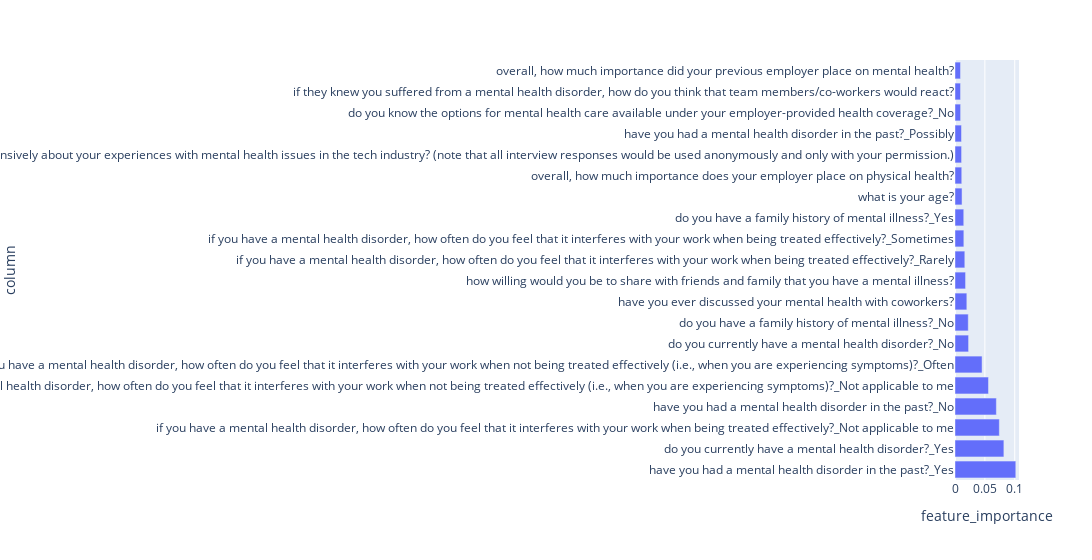

The cell this chart's notebook holds for it:
### Code cell
fig = px.bar(feat_imp_df[:20], x='feature_importance', y='column', orientation='h')
fig.update_layout(width=2400)
fig.show()

### Figure 1 — Plotly figure (JSON) as saved in the notebook; plotly's stock layout.template omitted (floating-point values rounded to 4 significant figures)
{"data": [{"alignmentgroup": "True", "hovertemplate": "feature_importance=%{x}<br>column=%{y}<extra></extra>", "legendgroup": "", "marker": {"color": "#636efa"}, "name": "", "offsetgroup": "", "orientation": "h", "showlegend": false, "textposition": "auto", "type": "bar", "x": [0.1018, 0.08182, 0.07421, 0.06923, 0.05603, 0.04534, 0.02274, 0.02221, 0.01982, 0.01765, 0.01644, 0.01482, 0.01466, 0.01179, 0.0113, 0.011, 0.01088, 0.009399, 0.009255, 0.009229], "xaxis": "x", "y": ["have you had a mental health disorder in the past?_Yes", "do you currently have a mental health disorder?_Yes", "if you have a mental health disorder, how often do you feel that it interferes with your work when being treated effectively?_Not applicable to me", "have you had a mental health disorder in the past?_No", "if you have a mental health disorder, how often do you feel that it interferes with your work when not being treated effectively (i.e., when you are experiencing symptoms)?_Not applicable to me", "if you have a mental health disorder, how often do you feel that it interferes with your work when not being treated effectively (i.e., when you are experiencing symptoms)?_Often", "do you currently have a mental health disorder?_No", "do you have a family history of mental illness?_No", "have you ever discussed your mental health with coworkers?", "how willing would you be to share with friends and family that you have a mental illness?", "if you have a mental health disorder, how often do you feel that it interferes with your work when being treated effectively?_Rarely", "if you have a mental health disorder, how often do you feel that it interferes with your work when being treated effectively?_Sometimes", "do you have a family history of mental illness?_Yes", "what is your age?", "overall, how much importance does your employer place on physical health?", "would you be willing to talk to one of us more extensively about your experiences with mental health issues in the tech industry? (note that all interview responses would be used anonymously and only with your permission.)", "have you had a mental health disorder in the past?_Possibly", "do you know the options for mental health care available under your employer-provided health coverage?_No", "if they knew you suffered from a mental health disorder, how do you think that team members/co-workers would react?", "overall, how much importance did your previous employer place on mental health?"], "yaxis": "y"}], "layout": {"barmode": "relative", "legend": {"tracegroupgap": 0}, "margin": {"t": 60}, "width": 2400, "xaxis": {"anchor": "y", "domain": [0, 1], "title": {"text": "feature_importance"}}, "yaxis": {"anchor": "x", "domain": [0, 1], "title": {"text": "column"}}}}
